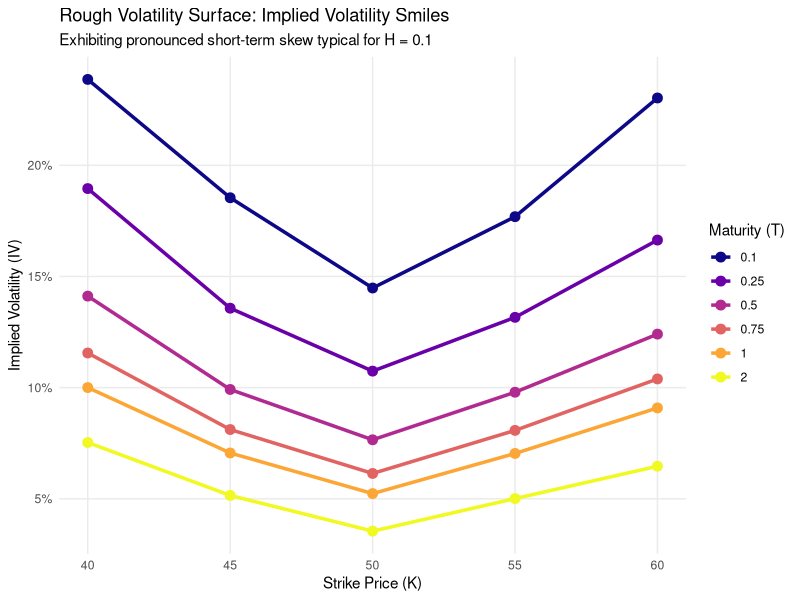

Write R code to recreate this figure.


data <- readr::read_csv(
  file = "data/surface_prices.csv"
)  |> 
  dplyr::as_tibble()


spot_price <- 50L
risk_free = 0.0


bs_call_price <- function(S, K, T, sigma, r) {
  d1 <- (base::log(S / K) + (r + 0.5 * sigma^2) * T) / (sigma * base::sqrt(T))
  d2 <- d1 - sigma * base::sqrt(T)
  
  price <- S * stats::pnorm(d1) - K * base::exp(-r * T) * stats::pnorm(d2)
  return(price)
}
calc_implied_vol <- function(target_price, S, K, T, r) {
  intrinsic_value <- base::max(S - K, 0)
  if (target_price <= intrinsic_value) {
    return(NA_real_)
  }
  
  obj_fun <- function(sigma) {
    bs_call_price(S, K, T, sigma, r) - target_price
  }
  
  res <- base::tryCatch({
    stats::uniroot(obj_fun, interval = c(0.001, 5.0), tol = 1e-6)$root
  }, error = function(e) {
    return(NA_real_)
  })
  
  return(res)
}

vol_data <- data  |> 
  dplyr::rowwise() |> 
  dplyr::mutate(
    implied_vol = calc_implied_vol(
      target_price = Price, 
      S = spot_price, 
      K = K, 
      T = T, 
      r = risk_free
    )
  ) |> 
  dplyr::ungroup() |> 
  dplyr::filter(!base::is.na(implied_vol)) |> 
  dplyr::mutate(T_factor = base::as.factor(T))

plot_smile <- ggplot2::ggplot(vol_data, ggplot2::aes(x = K, y = implied_vol, color = T_factor, group = T_factor)) +
  ggplot2::geom_line(linewidth = 1.2) +
  ggplot2::geom_point(size = 3) +
  ggplot2::scale_y_continuous(labels = scales::percent_format(accuracy = 1)) +
  ggplot2::scale_color_viridis_d(name = "Maturity (T)", option = "plasma") +
  ggplot2::theme_minimal() +
  ggplot2::theme(
    legend.position = "right",
    panel.grid.minor = ggplot2::element_blank()
  ) +
  ggplot2::labs(
    title    = "Rough Volatility Surface: Implied Volatility Smiles",
    subtitle = "Exhibiting pronounced short-term skew typical for H = 0.1",
    x        = "Strike Price (K)",
    y        = "Implied Volatility (IV)"
  )

# Display the plot
base::print(plot_smile)

# ggplot2::ggsave("assets/volatility_smile.png", plot = plot_smile, width = 8, height = 5, dpi = 300)
